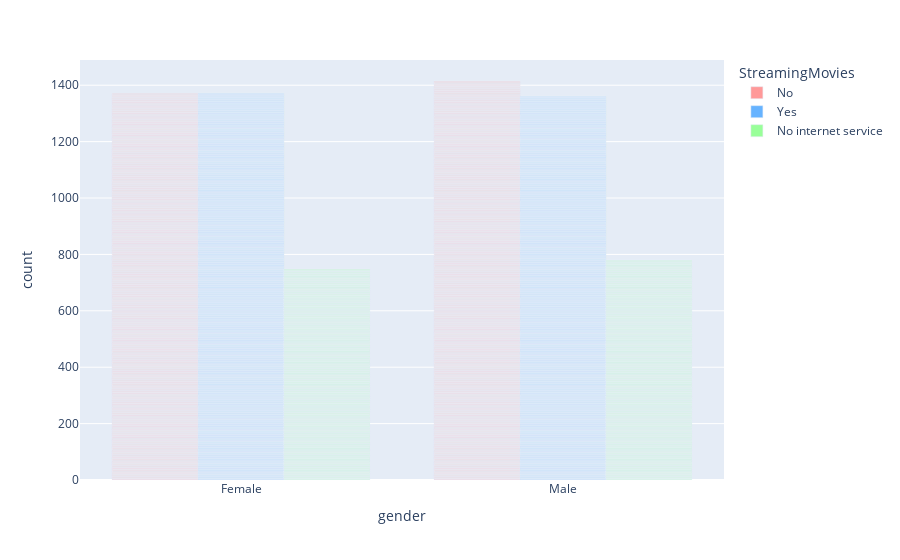

Notebook code for this chart:
### Code cell
fig = px.bar(df,x="gender",color="StreamingMovies",color_discrete_sequence=custom_palette, barmode="group")
fig.show()

### Figure 1 — Plotly figure (JSON) as saved in the notebook; plotly's stock layout.template omitted (floating-point values rounded to 4 significant figures; data arrays with more than 128 entries replaced by an {"elided": "..."} marker saying what was removed)
{"data": [{"alignmentgroup": "True", "hovertemplate": "StreamingMovies=No<br>gender=%{x}<br>count=%{y}<extra></extra>", "legendgroup": "No", "marker": {"color": "#FF9999", "pattern": {"shape": ""}}, "name": "No", "offsetgroup": "No", "orientation": "v", "showlegend": true, "textposition": "auto", "type": "bar", "x": {"elided": "2785 str values"}, "xaxis": "x", "y": {"elided": "2785 int values"}, "yaxis": "y"}, {"alignmentgroup": "True", "hovertemplate": "StreamingMovies=Yes<br>gender=%{x}<br>count=%{y}<extra></extra>", "legendgroup": "Yes", "marker": {"color": "#66B3FF", "pattern": {"shape": ""}}, "name": "Yes", "offsetgroup": "Yes", "orientation": "v", "showlegend": true, "textposition": "auto", "type": "bar", "x": {"elided": "2732 str values"}, "xaxis": "x", "y": {"elided": "2732 int values"}, "yaxis": "y"}, {"alignmentgroup": "True", "hovertemplate": "StreamingMovies=No internet service<br>gender=%{x}<br>count=%{y}<extra></extra>", "legendgroup": "No internet service", "marker": {"color": "#99FF99", "pattern": {"shape": ""}}, "name": "No internet service", "offsetgroup": "No internet service", "orientation": "v", "showlegend": true, "textposition": "auto", "type": "bar", "x": {"elided": "1526 str values"}, "xaxis": "x", "y": {"elided": "1526 int values"}, "yaxis": "y"}], "layout": {"autosize": true, "barmode": "group", "legend": {"title": {"text": "StreamingMovies"}, "tracegroupgap": 0}, "margin": {"t": 60}, "xaxis": {"anchor": "y", "autorange": true, "domain": [0, 1], "range": [-0.5, 1.5], "title": {"text": "gender"}, "type": "category"}, "yaxis": {"anchor": "x", "autorange": true, "domain": [0, 1], "range": [0, 1489.0], "title": {"text": "count"}, "type": "linear"}}}
